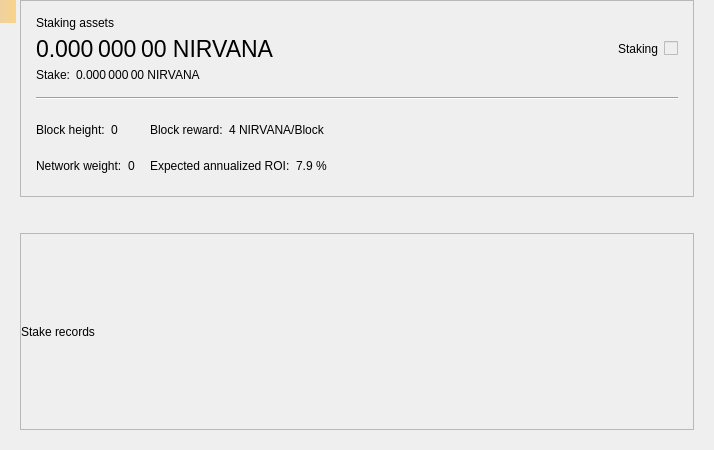
<?xml version="1.0" encoding="UTF-8"?>
<ui version="4.0">
 <class>StakePage</class>
 <widget class="QWidget" name="StakePage">
  <property name="geometry">
   <rect>
    <x>0</x>
    <y>0</y>
    <width>714</width>
    <height>450</height>
   </rect>
  </property>
  <property name="windowTitle">
   <string>Form</string>
  </property>
  <layout class="QVBoxLayout" name="verticalLayout_3">
   <property name="leftMargin">
    <number>20</number>
   </property>
   <property name="topMargin">
    <number>0</number>
   </property>
   <property name="rightMargin">
    <number>20</number>
   </property>
   <property name="bottomMargin">
    <number>20</number>
   </property>
   <item>
    <widget class="QFrame" name="frameStakeInfo">
     <property name="frameShape">
      <enum>QFrame::StyledPanel</enum>
     </property>
     <property name="frameShadow">
      <enum>QFrame::Raised</enum>
     </property>
     <layout class="QVBoxLayout" name="verticalLayout">
      <property name="spacing">
       <number>15</number>
      </property>
      <property name="leftMargin">
       <number>15</number>
      </property>
      <property name="topMargin">
       <number>15</number>
      </property>
      <property name="rightMargin">
       <number>15</number>
      </property>
      <property name="bottomMargin">
       <number>15</number>
      </property>
      <item>
       <layout class="QGridLayout" name="gridLayout_2">
        <property name="spacing">
         <number>6</number>
        </property>
        <item row="1" column="0">
         <widget class="QLabel" name="labelAssets">
          <property name="font">
           <font>
            <pointsize>17</pointsize>
           </font>
          </property>
          <property name="cursor">
           <cursorShape>IBeamCursor</cursorShape>
          </property>
          <property name="toolTip">
           <string>Your current spendable balance</string>
          </property>
          <property name="text">
           <string notr="true">0.000 000 00 NIRVANA</string>
          </property>
          <property name="alignment">
           <set>Qt::AlignLeading|Qt::AlignLeft|Qt::AlignVCenter</set>
          </property>
          <property name="textInteractionFlags">
           <set>Qt::LinksAccessibleByMouse|Qt::TextSelectableByMouse</set>
          </property>
         </widget>
        </item>
        <item row="0" column="0">
         <widget class="QLabel" name="labelAssetsText">
          <property name="text">
           <string>Staking assets</string>
          </property>
          <property name="alignment">
           <set>Qt::AlignLeading|Qt::AlignLeft|Qt::AlignVCenter</set>
          </property>
         </widget>
        </item>
        <item row="1" column="2">
         <spacer name="horizontalSpacer_2">
          <property name="orientation">
           <enum>Qt::Horizontal</enum>
          </property>
          <property name="sizeHint" stdset="0">
           <size>
            <width>40</width>
            <height>20</height>
           </size>
          </property>
         </spacer>
        </item>
        <item row="4" column="0">
         <layout class="QHBoxLayout" name="horizontalLayout_5">
          <property name="spacing">
           <number>6</number>
          </property>
          <item>
           <widget class="QLabel" name="labelStakeText">
            <property name="sizePolicy">
             <sizepolicy hsizetype="Maximum" vsizetype="Preferred">
              <horstretch>0</horstretch>
              <verstretch>0</verstretch>
             </sizepolicy>
            </property>
            <property name="text">
             <string>Stake:</string>
            </property>
            <property name="alignment">
             <set>Qt::AlignLeading|Qt::AlignLeft|Qt::AlignVCenter</set>
            </property>
           </widget>
          </item>
          <item>
           <widget class="QLabel" name="labelStake">
            <property name="text">
             <string>0.000 000 00 NIRVANA</string>
            </property>
            <property name="alignment">
             <set>Qt::AlignLeading|Qt::AlignLeft|Qt::AlignVCenter</set>
            </property>
            <property name="textInteractionFlags">
             <set>Qt::LinksAccessibleByMouse|Qt::TextSelectableByMouse</set>
            </property>
           </widget>
          </item>
          <item>
           <spacer name="horizontalSpacer_3">
            <property name="orientation">
             <enum>Qt::Horizontal</enum>
            </property>
            <property name="sizeType">
             <enum>QSizePolicy::Minimum</enum>
            </property>
            <property name="sizeHint" stdset="0">
             <size>
              <width>0</width>
              <height>0</height>
             </size>
            </property>
           </spacer>
          </item>
         </layout>
        </item>
        <item row="1" column="4">
         <widget class="QLabel" name="labelStaking">
          <property name="text">
           <string>Staking</string>
          </property>
         </widget>
        </item>
        <item row="1" column="5">
         <widget class="QSwitchControl" name="checkStake">
          <property name="enabled">
           <bool>false</bool>
          </property>
         </widget>
        </item>
       </layout>
      </item>
      <item>
       <widget class="Line" name="hLine">
        <property name="orientation">
         <enum>Qt::Horizontal</enum>
        </property>
       </widget>
      </item>
      <item>
       <layout class="QGridLayout" name="gridLayout">
        <property name="verticalSpacing">
         <number>6</number>
        </property>
        <item row="0" column="0">
         <layout class="QHBoxLayout" name="horizontalLayout">
          <property name="spacing">
           <number>6</number>
          </property>
          <item>
           <widget class="QLabel" name="labelHeightText">
            <property name="sizePolicy">
             <sizepolicy hsizetype="Maximum" vsizetype="Preferred">
              <horstretch>0</horstretch>
              <verstretch>0</verstretch>
             </sizepolicy>
            </property>
            <property name="text">
             <string>Block height:</string>
            </property>
            <property name="alignment">
             <set>Qt::AlignLeading|Qt::AlignLeft|Qt::AlignVCenter</set>
            </property>
           </widget>
          </item>
          <item>
           <widget class="QLabel" name="labelHeight">
            <property name="text">
             <string>0</string>
            </property>
            <property name="alignment">
             <set>Qt::AlignLeading|Qt::AlignLeft|Qt::AlignVCenter</set>
            </property>
            <property name="textInteractionFlags">
             <set>Qt::LinksAccessibleByMouse|Qt::TextSelectableByMouse</set>
            </property>
           </widget>
          </item>
          <item>
           <spacer name="horizontalSpacer_4">
            <property name="orientation">
             <enum>Qt::Horizontal</enum>
            </property>
            <property name="sizeType">
             <enum>QSizePolicy::Minimum</enum>
            </property>
            <property name="sizeHint" stdset="0">
             <size>
              <width>0</width>
              <height>0</height>
             </size>
            </property>
           </spacer>
          </item>
         </layout>
        </item>
        <item row="0" column="1">
         <layout class="QHBoxLayout" name="horizontalLayout_3">
          <property name="spacing">
           <number>6</number>
          </property>
          <item>
           <widget class="QLabel" name="labelRewardText">
            <property name="sizePolicy">
             <sizepolicy hsizetype="Maximum" vsizetype="Preferred">
              <horstretch>0</horstretch>
              <verstretch>0</verstretch>
             </sizepolicy>
            </property>
            <property name="text">
             <string>Block reward:</string>
            </property>
            <property name="alignment">
             <set>Qt::AlignLeading|Qt::AlignLeft|Qt::AlignVCenter</set>
            </property>
           </widget>
          </item>
          <item>
           <widget class="QLabel" name="labelReward">
            <property name="text">
             <string>4 NIRVANA/Block</string>
            </property>
            <property name="alignment">
             <set>Qt::AlignLeading|Qt::AlignLeft|Qt::AlignVCenter</set>
            </property>
            <property name="textInteractionFlags">
             <set>Qt::LinksAccessibleByMouse|Qt::TextSelectableByMouse</set>
            </property>
           </widget>
          </item>
          <item>
           <spacer name="horizontalSpacer_6">
            <property name="orientation">
             <enum>Qt::Horizontal</enum>
            </property>
            <property name="sizeType">
             <enum>QSizePolicy::Minimum</enum>
            </property>
            <property name="sizeHint" stdset="0">
             <size>
              <width>0</width>
              <height>0</height>
             </size>
            </property>
           </spacer>
          </item>
         </layout>
        </item>
        <item row="0" column="2" rowspan="2">
         <spacer name="horizontalSpacer">
          <property name="orientation">
           <enum>Qt::Horizontal</enum>
          </property>
          <property name="sizeHint" stdset="0">
           <size>
            <width>40</width>
            <height>20</height>
           </size>
          </property>
         </spacer>
        </item>
        <item row="1" column="0">
         <layout class="QHBoxLayout" name="horizontalLayout_2">
          <property name="spacing">
           <number>6</number>
          </property>
          <item>
           <widget class="QLabel" name="labelWeightText">
            <property name="sizePolicy">
             <sizepolicy hsizetype="Maximum" vsizetype="Preferred">
              <horstretch>0</horstretch>
              <verstretch>0</verstretch>
             </sizepolicy>
            </property>
            <property name="text">
             <string>Network weight:</string>
            </property>
            <property name="alignment">
             <set>Qt::AlignLeading|Qt::AlignLeft|Qt::AlignVCenter</set>
            </property>
           </widget>
          </item>
          <item>
           <widget class="QLabel" name="labelWeight">
            <property name="text">
             <string>0</string>
            </property>
            <property name="alignment">
             <set>Qt::AlignLeading|Qt::AlignLeft|Qt::AlignVCenter</set>
            </property>
            <property name="textInteractionFlags">
             <set>Qt::LinksAccessibleByMouse|Qt::TextSelectableByMouse</set>
            </property>
           </widget>
          </item>
          <item>
           <spacer name="horizontalSpacer_5">
            <property name="orientation">
             <enum>Qt::Horizontal</enum>
            </property>
            <property name="sizeType">
             <enum>QSizePolicy::Minimum</enum>
            </property>
            <property name="sizeHint" stdset="0">
             <size>
              <width>0</width>
              <height>0</height>
             </size>
            </property>
           </spacer>
          </item>
         </layout>
        </item>
        <item row="1" column="1">
         <layout class="QHBoxLayout" name="horizontalLayout_4">
          <property name="spacing">
           <number>6</number>
          </property>
          <item>
           <widget class="QLabel" name="labelROIText">
            <property name="sizePolicy">
             <sizepolicy hsizetype="Maximum" vsizetype="Preferred">
              <horstretch>0</horstretch>
              <verstretch>0</verstretch>
             </sizepolicy>
            </property>
            <property name="text">
             <string>Expected annualized ROI:</string>
            </property>
            <property name="alignment">
             <set>Qt::AlignLeading|Qt::AlignLeft|Qt::AlignVCenter</set>
            </property>
           </widget>
          </item>
          <item>
           <widget class="QLabel" name="labelROI">
            <property name="text">
             <string>7.9 %</string>
            </property>
            <property name="alignment">
             <set>Qt::AlignLeading|Qt::AlignLeft|Qt::AlignVCenter</set>
            </property>
            <property name="textInteractionFlags">
             <set>Qt::LinksAccessibleByMouse|Qt::TextSelectableByMouse</set>
            </property>
           </widget>
          </item>
          <item>
           <spacer name="horizontalSpacer_7">
            <property name="orientation">
             <enum>Qt::Horizontal</enum>
            </property>
            <property name="sizeType">
             <enum>QSizePolicy::Minimum</enum>
            </property>
            <property name="sizeHint" stdset="0">
             <size>
              <width>0</width>
              <height>0</height>
             </size>
            </property>
           </spacer>
          </item>
         </layout>
        </item>
       </layout>
      </item>
     </layout>
    </widget>
   </item>
   <item>
    <spacer name="verticalSpacer">
     <property name="orientation">
      <enum>Qt::Vertical</enum>
     </property>
     <property name="sizeType">
      <enum>QSizePolicy::Fixed</enum>
     </property>
     <property name="sizeHint" stdset="0">
      <size>
       <width>20</width>
       <height>30</height>
      </size>
     </property>
    </spacer>
   </item>
   <item>
    <widget class="QFrame" name="frameStakeRecords">
     <property name="frameShape">
      <enum>QFrame::StyledPanel</enum>
     </property>
     <property name="frameShadow">
      <enum>QFrame::Raised</enum>
     </property>
     <layout class="QVBoxLayout" name="verticalLayout_2">
      <property name="leftMargin">
       <number>0</number>
      </property>
      <property name="topMargin">
       <number>0</number>
      </property>
      <property name="rightMargin">
       <number>0</number>
      </property>
      <property name="bottomMargin">
       <number>0</number>
      </property>
      <item>
       <widget class="QLabel" name="labelRecordsText">
        <property name="text">
         <string>Stake records</string>
        </property>
       </widget>
      </item>
     </layout>
    </widget>
   </item>
  </layout>
  <widget class="QLabel" name="labelAlerts">
   <property name="geometry">
    <rect>
     <x>0</x>
     <y>0</y>
     <width>16</width>
     <height>23</height>
    </rect>
   </property>
   <property name="visible">
    <bool>false</bool>
   </property>
   <property name="styleSheet">
    <string notr="true">QLabel { background-color: qlineargradient(x1: 0, y1: 0, x2: 1, y2: 0, stop:0 #F0D0A0, stop:1 #F8D488); color:#000000; }</string>
   </property>
   <property name="wordWrap">
    <bool>true</bool>
   </property>
   <property name="margin">
    <number>3</number>
   </property>
   <property name="textInteractionFlags">
    <set>Qt::TextSelectableByMouse</set>
   </property>
  </widget>
 </widget>
 <customwidgets>
  <customwidget>
   <class>QSwitchControl</class>
   <extends>QCheckBox</extends>
   <header>qt/qswitchcontrol.h</header>
  </customwidget>
 </customwidgets>
 <resources/>
 <connections/>
</ui>
